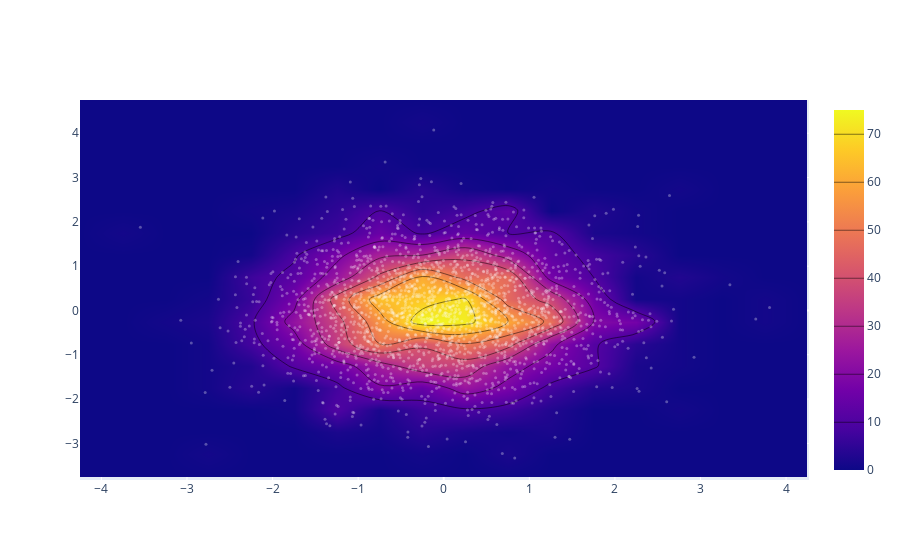

Notebook code for this chart:
### Code cell
import plotly.graph_objs as go
import numpy as np

x = np.random.randn(2000)
y = np.random.randn(2000)
iplot([go.Histogram2dContour(x=x, y=y, contours=dict(coloring='heatmap')),
       go.Scatter(x=x, y=y, mode='markers', marker=dict(color='white', size=3, opacity=0.3))], show_link=False)

### Figure 1 — Plotly figure (JSON) as saved in the notebook; plotly's stock layout.template omitted (floating-point values rounded to 4 significant figures; data arrays with more than 128 entries replaced by an {"elided": "..."} marker saying what was removed)
{"data": [{"autocontour": true, "contours": {"coloring": "heatmap", "end": 70, "size": 10, "start": 10}, "type": "histogram2dcontour", "x": {"elided": "2000 float values"}, "y": {"elided": "2000 float values"}}, {"marker": {"color": "white", "opacity": 0.3, "size": 3}, "mode": "markers", "type": "scatter", "x": {"elided": "2000 float values"}, "y": {"elided": "2000 float values"}}], "layout": {"autosize": true, "xaxis": {"autorange": true, "range": [-4.25, 4.253], "type": "linear"}, "yaxis": {"autorange": true, "range": [-3.907, 4.75], "type": "linear"}}}
